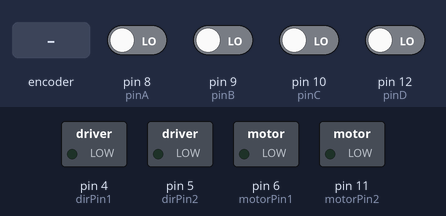
Simulated run of this sketch. Board: Arduino Uno, built with avr-gcc and run on an emulated ATmega328P. Parts: switched loads named in the sketch (green lamp = pin HIGH). Inputs (shaded band) come from the test bench; at power-on: pin 8 (pinA), pin 9 (pinB), pin 10 (pinC), pin 12 (pinD) LOW.

Above: at 1.2 s.
1.3 s: rotary encoder on pin 8 (pinA) / pin 9 (pinB) turned 1 step (first pin leading)
At 1.5 s:
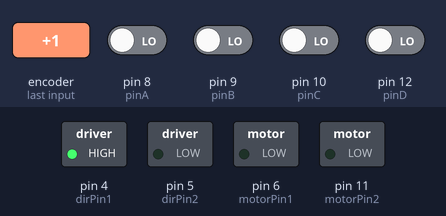
4.3 s: rotary encoder on pin 8 (pinA) / pin 9 (pinB) turned 2 steps (second pin leading)
At 9.0 s:
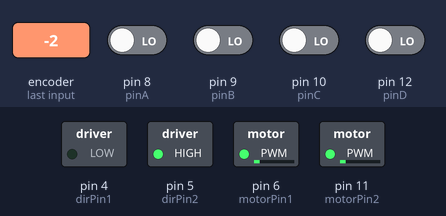
Timing chart, 0 to 10.5 s (numbered marks = the images above; inputs shaded):
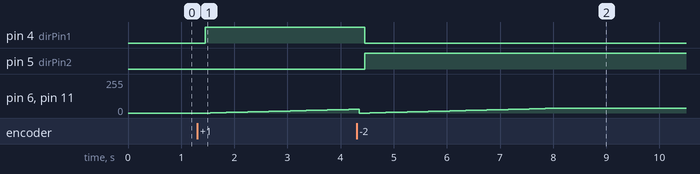

The sketch:

RCBrushlessCar.ino
```cpp
/*
  RC Brushless Car using 4-Button Remote and ZS-X11H ESC
  ------------------------------------------------------
  This Arduino sketch controls a brushless DC motor car using a 4-button remote
  and the ZS-X11H motor controller (same as used in HoverboardMotorTest project).

  Hardware:
    - Brushless motor(s) connected to ZS-X11H motor controller
    - 4 push buttons: Forward, Backward, Left, Right

  Arduino → ZS-X11H Controller Connections:
    - motorPin1 = 6 (PWM 1)
    - motorPin2 = 11 (PWM 2)
    - dirPin1   = 4 (Direction 1)
    - dirPin2   = 5 (Direction 2)
    - pinA      = 8 (Forward button)
    - pinB      = 9 (Backward button)
    - pinC      = 10 (Left button)
    - pinD      = 12 (Right button)
*/


int motorPin1 = 6;
int motorPin2 = 11;
int dirPin1 = 4;
int dirPin2 = 5;

int pinA = 8;  // Forward
int pinB = 9;  // Backward
int pinC = 10; // Left
int pinD = 12; // Right

int valueA, valueB, valueC, valueD;

void setup() {
  pinMode(motorPin1, OUTPUT);
  pinMode(motorPin2, OUTPUT);
  pinMode(dirPin1, OUTPUT);
  pinMode(dirPin2, OUTPUT);

  pinMode(pinA, INPUT);
  pinMode(pinB, INPUT);
  pinMode(pinC, INPUT);
  pinMode(pinD, INPUT);
}

void loop() {
  // Read button states
  valueA = digitalRead(pinA);
  valueB = digitalRead(pinB);
  valueC = digitalRead(pinC);
  valueD = digitalRead(pinD);

  // Forward
  if(valueA != 0){
    delay(100);
    digitalWrite(dirPin1, HIGH);
    digitalWrite(dirPin2, LOW);
    rampUp(35, pinA);  // Gradual speed increase
    holdSpeed(35, pinA); // Maintain constant speed
  }

  // Backward
  if(valueB != 0){
    delay(100);
    digitalWrite(dirPin1, LOW);
    digitalWrite(dirPin2, HIGH);
    rampUp(35, pinB);
    holdSpeed(35, pinB);
  }

  // Turn Left
  if(valueC != 0){
    delay(100);
    digitalWrite(dirPin1, HIGH);
    digitalWrite(dirPin2, HIGH);
    rampUp(35, pinC);
    holdSpeed(35, pinC);
  }

  // Turn Right
  if(valueD != 0){
    delay(100);
    digitalWrite(dirPin1, LOW);
    digitalWrite(dirPin2, LOW);
    rampUp(35, pinD);
    holdSpeed(35, pinD);
  }
}

// Gradually increase motor speed until maxSpeed or button release
void rampUp(int maxSpeed, int buttonPin){
  for(int spd = 0; spd < maxSpeed; spd++){
    analogWrite(motorPin1, spd);
    analogWrite(motorPin2, spd);
    delay(100);
    if(digitalRead(buttonPin) == 0){
      stopMotors();
      break;
    }
  }
}

// Maintain constant speed until button release
void holdSpeed(int speed, int buttonPin){
  while(digitalRead(buttonPin) != 0){
    analogWrite(motorPin1, speed);
    analogWrite(motorPin2, speed);
    if(digitalRead(buttonPin) == 0){
      stopMotors();
      break;
    }
  }
}

// Stop motors
void stopMotors(){
  analogWrite(motorPin1, 0);
  analogWrite(motorPin2, 0);
}
```

Measured:
- after the input at 1.3 s, pin 4 (dirPin1): LOW → HIGH after 0.15 s; pin 6 (motorPin1), pin 11 (motorPin2): moves from 0/255 to 28/255 over 2.7 s, starting after 0.25 s
- after the input at 4.3 s, pin 4 (dirPin1): HIGH → LOW after 0.15 s; pin 5 (dirPin2): LOW → HIGH after 0.15 s
